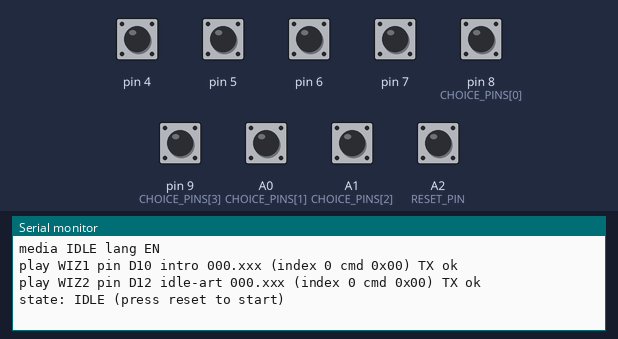
The sketch below on a simulated Arduino Uno, built with avr-gcc and run on an emulated ATmega328P. On the bench: the last lines printed to the serial monitor. The inputs (shaded band) are chosen by the test bench; at power-on: A0 (CHOICE_PINS[1]), A1 (CHOICE_PINS[2]), A2 (RESET_PIN), pin 4–7, pin 8 (CHOICE_PINS[0]), pin 9 (CHOICE_PINS[3]) HIGH.

Above: at 1.7 s.
1.8 s: pin 5 pulled LOW for 0.15 s
At 2.9 s:
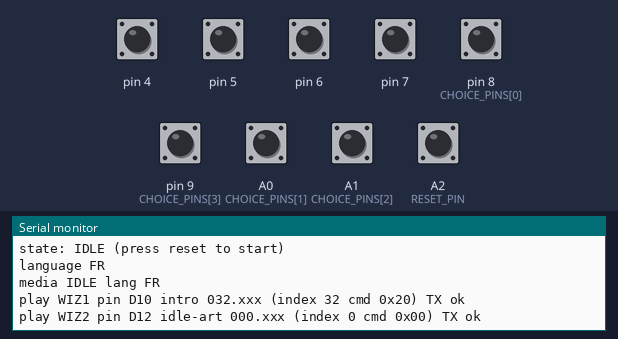
3.4 s: pin 4 pulled LOW for 0.15 s
At 4.7 s:
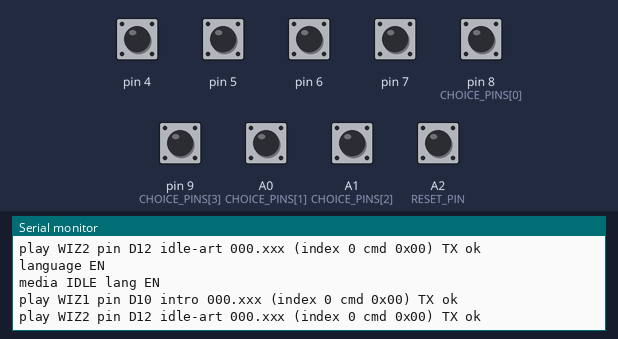
5.0 s: pin 6 pulled LOW for 0.15 s
At 6.3 s:
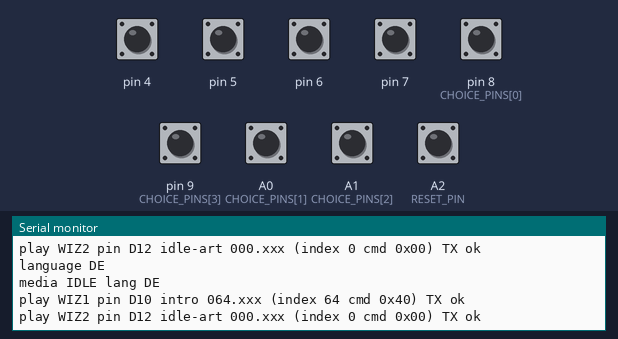
6.6 s: pin 7 pulled LOW for 0.15 s
At 7.5 s:
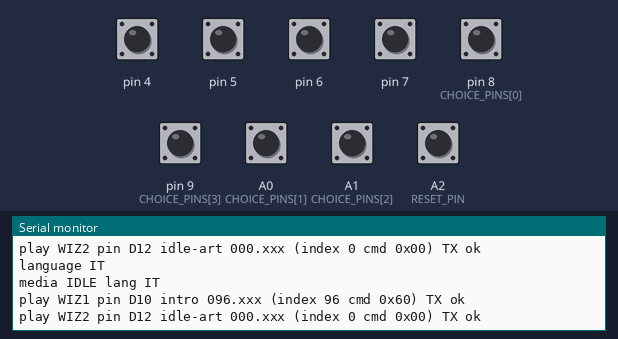
8.2 s: A2 (RESET_PIN) pulled LOW for 0.15 s
At 9.3 s:
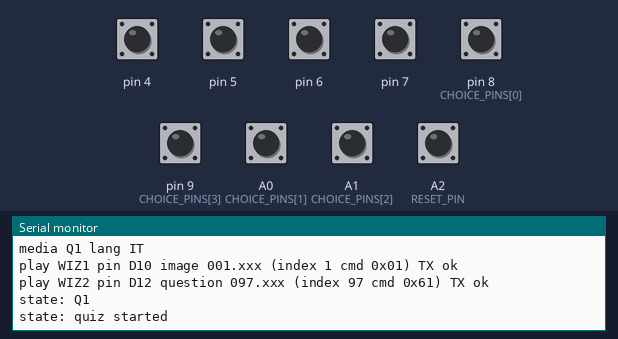
9.8 s: pin 4 pulled LOW for 1 s
At 11.2 s:
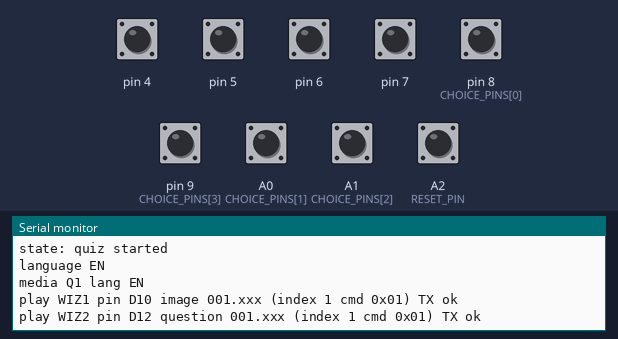
Timing chart, 0 to 12.8 s (numbered marks = the images above; inputs shaded):
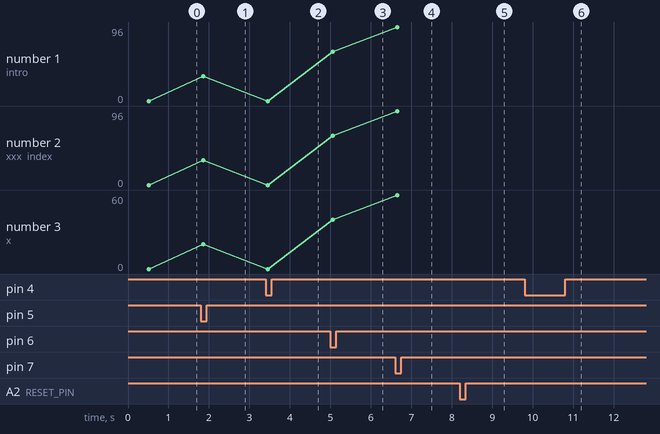

Measured:
- after the input at 1.8 s, the serial monitor: prints a new line after 0.06 s (image 1)
- after the input at 3.4 s, the serial monitor: prints a new line after 0.05 s (image 2)
- after the input at 5.0 s, the serial monitor: prints a new line after 0.06 s (image 3)
- after the input at 6.6 s, the serial monitor: prints a new line after 0.05 s (image 4)
- after the input at 8.2 s, the serial monitor: prints a new line after 0.06 s (image 5)
- after the input at 9.8 s, the serial monitor: prints a new line after 0.05 s (image 6)
- plotted number 1: 0 → 32 after the input at 1.8 s, 0 → 64 after the input at 5.0 s, 64 → 96 after the input at 6.6 s
- plotted number 2: 0 → 32 after the input at 1.8 s, 0 → 64 after the input at 5.0 s, 64 → 96 after the input at 6.6 s

The sketch:

questions.ino
```cpp
/**
 * =================================================================================================
 * @file    questions.ino
 * @brief   Quiz "Sors de l'ombre l'artiste?!" — dual MedeaWiz, 12 questions, 4 profils.
 *
 * Boutons B1..B4 : réponse immédiate (passe à la question suivante).
 * Bouton B5 (A2) : reset / démarrage — idle ↔ quiz.
 * D4–D7 : sélecteur de langue.
 * WIZ1 TX=D10, WIZ2 TX=D12 (SoftwareSerial 9600).
 * =================================================================================================
 */

#include <Arduino.h>
#include <SoftwareSerial.h>

#include "LanguageSelector.h"
#include "MedeaWizSprite.h"
#include "QuestionnaireConfig.h"

using namespace QuestionnaireConfig;

// =================================================================================================
// Hardware
// =================================================================================================

static const uint8_t CHOICE_PINS[NUM_CHOICES] = { 8, A0, A1, 9 };
static const uint8_t RESET_PIN = A2;
// Language selector — LANGUAGE_PINS[lang] = D pin that reads LOW for that language.
//   [0] EN   [1] FR   [2] DE   [3] IT   (indices fixed; match SD file blocks on WIZ1)
//
// Software remap (no soldering): if detents always fire the same pins CW (e.g. D4→D5→D6→D7),
// permute this array so each language points at the pin for the detent where you want that language.
// Each of the four pin numbers must appear exactly once.
//
//   Detents CW fire:  D4       D5       D6       D7
//   Default array:    EN       FR       DE       IT     →  { 4, 5, 6, 7 }
//   Want CW read:     FR       IT       DE       EN     →  { 7, 4, 6, 5 }
//                     (FR←4    IT←5    DE←6    EN←7)
//
//   Detents CW fire:  D4       D5       D6       D7
//   Want CW read:     IT       FR       EN       DE     →  { 6, 5, 7, 4 }
//
// If detents CW fire pins in a non-monotonic order (e.g. D5→D7→D6→D4), the same idea applies:
// list which pin is LOW at each CW stop, then set LANGUAGE_PINS[lang] for that language.
//
// Active build: EN→D4  FR→D5  DE→D6  IT→D7  →  { 4, 5, 6, 7 }.
static const uint8_t LANGUAGE_PINS[LanguageSelector::NUM_LANGUAGES] = { 4, 5, 6, 7 };

static const uint8_t WIZ1_RX_PIN = 11;
static const uint8_t WIZ1_TX_PIN = 10;
static const uint8_t WIZ2_RX_PIN = 13;
static const uint8_t WIZ2_TX_PIN = 12;

static const unsigned long SPRITE_BAUD = 9600;
static const unsigned long SPRITE_BOOT_DELAY_MS = 500;
static const unsigned long SPRITE_INTER_CMD_GAP_MS = 20;
static const bool SPRITE_BOOT_SELF_TEST = false;
static const unsigned long LANGUAGE_DEBOUNCE_MS = 40;
static const unsigned long BUTTON_DEBOUNCE_MS = 30;
static const unsigned long LOOP_DELAY_MS = 20;

// =================================================================================================
// State
// =================================================================================================

enum class AppState : uint8_t {
  Idle,
  Question,
  Personality,
};

SoftwareSerial wiz1Serial(WIZ1_RX_PIN, WIZ1_TX_PIN);
SoftwareSerial wiz2Serial(WIZ2_RX_PIN, WIZ2_TX_PIN);

MedeaWizSprite wiz1(wiz1Serial, WIZ1_TX_PIN);
MedeaWizSprite wiz2(wiz2Serial, WIZ2_TX_PIN);
LanguageSelector languageSelector(LANGUAGE_PINS, LANGUAGE_DEBOUNCE_MS);

AppState appState = AppState::Idle;
uint8_t currentQuestion = 0;
uint8_t currentLanguage = LanguageSelector::DEFAULT_LANGUAGE;
uint16_t categoryScores[NUM_CATEGORIES] = {};
unsigned long stateSinceMs = 0;

uint8_t activeWiz1File = 255;
uint8_t activeWiz2File = 255;
unsigned long lastMediaCommandMs = 0;

uint8_t lastRawReading[5] = { HIGH, HIGH, HIGH, HIGH, HIGH };
unsigned long lastRawChangeMs[5] = {};
bool debouncedDown[5] = {};

// =================================================================================================
// Buttons
// =================================================================================================

static uint8_t buttonPin(uint8_t index) {
  return index < NUM_CHOICES ? CHOICE_PINS[index] : RESET_PIN;
}

static bool buttonPressedEdge(uint8_t index, unsigned long now) {
  const uint8_t raw = digitalRead(buttonPin(index));

  if (raw != lastRawReading[index]) {
    lastRawChangeMs[index] = now;
    lastRawReading[index] = raw;
  }

  const bool down =
    raw == LOW
    && (unsigned long)(now - lastRawChangeMs[index]) >= BUTTON_DEBOUNCE_MS;
  const bool edge = down && !debouncedDown[index];
  debouncedDown[index] = down;
  return edge;
}

static void initButtons() {
  for (uint8_t i = 0; i < NUM_CHOICES; i++) {
    pinMode(CHOICE_PINS[i], INPUT_PULLUP);
  }
  pinMode(RESET_PIN, INPUT_PULLUP);
}

// =================================================================================================
// MedeaWiz
// =================================================================================================

static void printMedeaWizFile(uint8_t fileIndex) {
  if (fileIndex < 100) {
    Serial.print('0');
  }
  if (fileIndex < 10) {
    Serial.print('0');
  }
  Serial.print(fileIndex);
  Serial.print(F(".xxx"));
}

static void initSpritePorts() {
  pinMode(WIZ1_RX_PIN, INPUT_PULLUP);
  pinMode(WIZ2_RX_PIN, INPUT_PULLUP);
  wiz1Serial.begin(SPRITE_BAUD);
  wiz2Serial.begin(SPRITE_BAUD);
}

static void markMediaCommand(unsigned long now) {
  lastMediaCommandMs = now;
}

static void playQuiet(MedeaWizSprite &wiz, uint8_t fileIndex) {
  if (fileIndex <= 200) {
    wiz.playFile(fileIndex);
  }
}

static bool logAndPlay(
  MedeaWizSprite &wiz,
  const __FlashStringHelper *wizLabel,
  const __FlashStringHelper *role,
  uint8_t fileIndex
) {
  Serial.print(F("play "));
  Serial.print(wizLabel);
  Serial.print(F(" pin D"));
  Serial.print(wiz.txPin());
  Serial.print(F(" "));
  Serial.print(role);
  Serial.print(F(" "));
  printMedeaWizFile(fileIndex);
  Serial.print(F(" (index "));
  Serial.print(fileIndex);
  Serial.print(F(" cmd 0x"));
  if (fileIndex < 16) {
    Serial.print('0');
  }
  Serial.print(fileIndex, HEX);
  Serial.print(F(")"));

  if (wiz.playFile(fileIndex)) {
    Serial.println(F(" TX ok"));
    return true;
  }

  Serial.println(F(" FAIL (retry)"));
  delay(SPRITE_INTER_CMD_GAP_MS);
  if (wiz.playFile(fileIndex)) {
    Serial.println(F(" TX ok (retry)"));
    return true;
  }

  Serial.println(F(" FAIL"));
  return false;
}

static void commandDualMedia(
  uint8_t wiz1File,
  uint8_t wiz2File,
  const __FlashStringHelper *role1,
  const __FlashStringHelper *role2,
  unsigned long now
) {
  activeWiz1File = wiz1File;
  activeWiz2File = wiz2File;
  const bool wiz1Ok = logAndPlay(wiz1, F("WIZ1"), role1, wiz1File);
  delay(SPRITE_INTER_CMD_GAP_MS);
  const bool wiz2Ok = logAndPlay(wiz2, F("WIZ2"), role2, wiz2File);
  if (!wiz1Ok || !wiz2Ok) {
    Serial.println(F("dual play incomplete"));
  }
  markMediaCommand(now);
}

static void playIdleMedia(unsigned long now) {
  const uint8_t qFile = idleQuestionFile(currentLanguage);
  const uint8_t artFile = IDLE_IMAGE_FILE;

  Serial.print(F("media IDLE lang "));
  Serial.println(languageSelector.label(currentLanguage));

  // WIZ1 intro text per language (000, 032, …); WIZ2 idle art once at 000 for all langs.
  commandDualMedia(qFile, artFile, F("intro"), F("idle-art"), now);
}

static void playQuestionMedia(uint8_t questionIndex, uint8_t language, unsigned long now) {
  const uint8_t qFile = questionFile(questionIndex, language);
  const uint8_t iFile = imageFile(questionIndex);
  const QuestionScreen screen = questionScreenFor(questionIndex);

  Serial.print(F("media Q"));
  Serial.print((int)(questionIndex + 1));
  Serial.print(F(" lang "));
  Serial.println(languageSelector.label(language));

  if (questionOnWiz1(screen)) {
    commandDualMedia(qFile, iFile, F("question"), F("image"), now);
  } else {
    commandDualMedia(iFile, qFile, F("image"), F("question"), now);
  }
}

static void playPersonalityMedia(uint8_t category, uint8_t language, unsigned long now) {
  const uint8_t textFile = personalityFile(category, language);
  const uint8_t artFile = personalityArtworkFile(category);

  Serial.print(F("media personality "));
  Serial.print(personalityName(category));
  Serial.print(F(" lang "));
  Serial.println(languageSelector.label(language));

  // WIZ1 = profile text (per language); WIZ2 = profile artwork at same slot index.
  commandDualMedia(textFile, artFile, F("personality"), F("personality-art"), now);
}

static void handleMediaWatchdog(unsigned long now) {
  if (activeWiz1File == 255 && activeWiz2File == 255) {
    return;
  }
  const unsigned long watchdogMs =
    (appState == AppState::Idle) ? MEDIA_WATCHDOG_IDLE_MS : MEDIA_WATCHDOG_MS;
  if ((unsigned long)(now - lastMediaCommandMs) < watchdogMs) {
    return;
  }

  if (activeWiz1File != 255) {
    playQuiet(wiz1, activeWiz1File);
    delay(SPRITE_INTER_CMD_GAP_MS);
  }
  if (activeWiz2File != 255) {
    playQuiet(wiz2, activeWiz2File);
  }
  markMediaCommand(now);
}

static void replayCurrentMedia(unsigned long now) {
  switch (appState) {
    case AppState::Idle:
      playIdleMedia(now);
      break;
    case AppState::Question:
      playQuestionMedia(currentQuestion, currentLanguage, now);
      break;
    case AppState::Personality:
      playPersonalityMedia(resultCategory(categoryScores), currentLanguage, now);
      break;
  }
}

// =================================================================================================
// Flow
// =================================================================================================

static void resetCategoryScores() {
  for (uint8_t i = 0; i < NUM_CATEGORIES; i++) {
    categoryScores[i] = 0;
  }
}

static void enterIdle(unsigned long now) {
  appState = AppState::Idle;
  stateSinceMs = now;
  resetCategoryScores();
  playIdleMedia(now);
  Serial.println(F("state: IDLE (press reset to start)"));
}

static void startQuestion(uint8_t questionIndex, unsigned long now) {
  appState = AppState::Question;
  currentQuestion = questionIndex;
  stateSinceMs = now;
  playQuestionMedia(currentQuestion, currentLanguage, now);
  Serial.print(F("state: Q"));
  Serial.println((int)(questionIndex + 1));
}

static void startQuiz(unsigned long now) {
  resetCategoryScores();
  startQuestion(0, now);
  Serial.println(F("state: quiz started"));
}

static void enterPersonality(unsigned long now) {
  const uint8_t category = resultCategory(categoryScores);

  appState = AppState::Personality;
  stateSinceMs = now;
  playPersonalityMedia(category, currentLanguage, now);

  Serial.print(F("your personality is "));
  Serial.println(personalityName(category));
  Serial.print(F("scores Emo/Rea/Mat/Con: "));
  for (uint8_t i = 0; i < NUM_CATEGORIES; i++) {
    if (i > 0) {
      Serial.print(F("/"));
    }
    Serial.print(categoryScores[i]);
  }
  Serial.println();
  Serial.print(F("personality files WIZ1="));
  printMedeaWizFile(personalityFile(category, currentLanguage));
  Serial.print(F(" WIZ2="));
  printMedeaWizFile(personalityArtworkFile(category));
  Serial.println(F(" (60s then idle, or press reset)"));
}

static void selectChoice(uint8_t choice, unsigned long now) {
  applyChoiceScore(currentQuestion, choice, categoryScores);
  const uint8_t dominant = dominantCategoryForChoice(currentQuestion, choice);

  Serial.print(F("answer B"));
  Serial.print((int)(choice + 1));
  Serial.print(F(" -> +weights, dominant "));
  Serial.println(personalityName(dominant));

  if (isLastQuestion(currentQuestion)) {
    Serial.println(F("state: last question answered -> PERSONALITY"));
    enterPersonality(now);
    return;
  }

  const uint8_t nextQuestion = (uint8_t)(currentQuestion + 1);
  if (nextQuestion >= NUM_QUESTIONS) {
    Serial.println(F("state: quiz complete -> PERSONALITY"));
    enterPersonality(now);
    return;
  }

  startQuestion(nextQuestion, now);
}

static void handleQuestionTimeout(unsigned long now) {
  if (appState != AppState::Question) {
    return;
  }
  if ((unsigned long)(now - stateSinceMs) < QUESTION_TIMEOUT_MS) {
    return;
  }
  Serial.println(F("state: question timeout -> IDLE"));
  enterIdle(now);
}

static void handlePersonalityTimeout(unsigned long now) {
  if (appState != AppState::Personality) {
    return;
  }
  if (PERSONALITY_DISPLAY_MS == 0UL) {
    return;
  }
  if ((unsigned long)(now - stateSinceMs) < PERSONALITY_DISPLAY_MS) {
    return;
  }
  Serial.println(F("state: personality done -> IDLE"));
  enterIdle(now);
}

static void handleResetButton(unsigned long now) {
  if (!buttonPressedEdge(4, now)) {
    return;
  }

  Serial.println(F("reset button"));

  switch (appState) {
    case AppState::Idle:
      startQuiz(now);
      break;
    case AppState::Question:
    case AppState::Personality:
      enterIdle(now);
      break;
  }
}

static bool questionInputUnlocked(unsigned long now) {
  return (unsigned long)(now - stateSinceMs) >= QUESTION_INPUT_LOCK_MS;
}

static void handleChoiceButtons(unsigned long now) {
  if (appState != AppState::Question) {
    return;
  }
  if (!questionInputUnlocked(now)) {
    return;
  }

  for (uint8_t c = 0; c < NUM_CHOICES; c++) {
    if (buttonPressedEdge(c, now)) {
      selectChoice(c, now);
      return;
    }
  }
}

static void handleButtons(unsigned long now) {
  handleResetButton(now);
  handleChoiceButtons(now);
}

// =================================================================================================
// Arduino
// =================================================================================================

void setup() {
  Serial.begin(115200);

  initSpritePorts();
  delay(SPRITE_BOOT_DELAY_MS);

  if (SPRITE_BOOT_SELF_TEST) {
    wiz1Serial.write((uint8_t)0);
    delay(SPRITE_INTER_CMD_GAP_MS);
    wiz2Serial.write((uint8_t)0);
  }

  initButtons();
  languageSelector.begin();
  currentLanguage = languageSelector.current();

  const unsigned long now = millis();
  enterIdle(now);
}

void loop() {
  const unsigned long now = millis();

  if (languageSelector.update(now)) {
    currentLanguage = languageSelector.current();
    Serial.print(F("language "));
    Serial.println(languageSelector.label(currentLanguage));
    stateSinceMs = now;
    replayCurrentMedia(now);
  }

  handleButtons(now);
  handleQuestionTimeout(now);
  handlePersonalityTimeout(now);
  handleMediaWatchdog(now);

  delay(LOOP_DELAY_MS);
}
```

LanguageSelector.cpp
```cpp
/**
 * =================================================================================================
 * @file    LanguageSelector.cpp
 * @ingroup position_reader
 * @brief   Debounced four-position language selector implementation.
 * @date    2026-05-27
 * =================================================================================================
 */

#include "LanguageSelector.h"

namespace {
const char *const LANGUAGE_LABELS[LanguageSelector::NUM_LANGUAGES] = {
  "EN", "FR", "DE", "IT"
};
}

// =================================================================================================
// Construction and setup
// =================================================================================================

LanguageSelector::LanguageSelector(
  const uint8_t (&pins)[NUM_LANGUAGES],
  unsigned long debounceMs
) : pins_(pins),
    debounceMs_(debounceMs) {}

// -------------------------------------------------------------------------------------------------

void LanguageSelector::begin() {
  for (uint8_t i = 0; i < NUM_LANGUAGES; i++) {
    pinMode(pins_[i], INPUT_PULLUP);
  }
  delay(5);

  const uint8_t initial = readRaw();
  if (initial != INVALID) {
    current_ = initial;
  }
}

// =================================================================================================
// Debounced language updates
// =================================================================================================

bool LanguageSelector::update(unsigned long now) {
  const uint8_t raw = readRaw();
  if (raw == INVALID) {
    // Rotation can momentarily ground no pins or several pins. Treat that as a transient and keep
    // the already accepted language.
    pending_ = INVALID;
    return false;
  }
  if (raw == current_) {
    pending_ = INVALID;
    return false;
  }
  if (raw != pending_) {
    // First sighting of a different valid language: start the debounce timer, but do not accept it
    // until the same value survives for the full debounce interval.
    pending_ = raw;
    pendingSinceMs_ = now;
    return false;
  }
  if ((unsigned long)(now - pendingSinceMs_) < debounceMs_) {
    return false;
  }

  current_ = raw;
  pending_ = INVALID;
  return true;
}

// -------------------------------------------------------------------------------------------------

uint8_t LanguageSelector::current() const {
  return current_;
}

// -------------------------------------------------------------------------------------------------

const char *LanguageSelector::label(uint8_t language) const {
  if (language >= NUM_LANGUAGES) {
    language = DEFAULT_LANGUAGE;
  }
  return LANGUAGE_LABELS[language];
}

// -------------------------------------------------------------------------------------------------

uint8_t LanguageSelector::readRaw() const {
  int8_t found = -1;
  for (uint8_t i = 0; i < NUM_LANGUAGES; i++) {
    if (digitalRead(pins_[i]) == LOW) {
      // Exactly one switch position should be grounded. Multiple LOW pins means the selector is
      // between detents or wiring is invalid, so the debouncer should ignore it.
      if (found != -1) {
        return INVALID;
      }
      found = (int8_t)i;
    }
  }
  return found < 0 ? INVALID : (uint8_t)found;
}
```

MedeaWizSprite.cpp
```cpp
#include "MedeaWizSprite.h"

MedeaWizSprite::MedeaWizSprite(SoftwareSerial &serial, uint8_t txPin)
  : serial_(serial),
    txPin_(txPin) {}

uint8_t MedeaWizSprite::txPin() const {
  return txPin_;
}

bool MedeaWizSprite::playFile(uint8_t fileIndex) {
  // MedeaWiz: one raw byte (NOT ASCII). 0=000.xxx, 1=001.xxx, 51=051.xxx, etc.
  if (fileIndex > 200) {
    return false;
  }

  const size_t sent = serial_.write(fileIndex);
  // Let the 8N1 frame finish (~1 ms at 9600) before commanding the other Sprite.
  delayMicroseconds(1200);
  return sent == 1;
}
```

Source omitted: LanguageSelector.h (2907 bytes), MedeaWizSprite.h (566 bytes), QuestionnaireConfig.h (9521 bytes)
